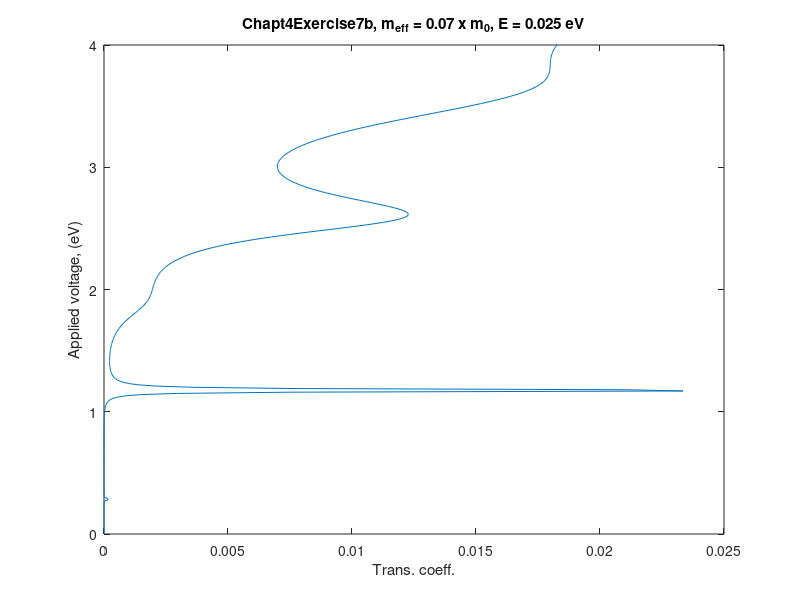
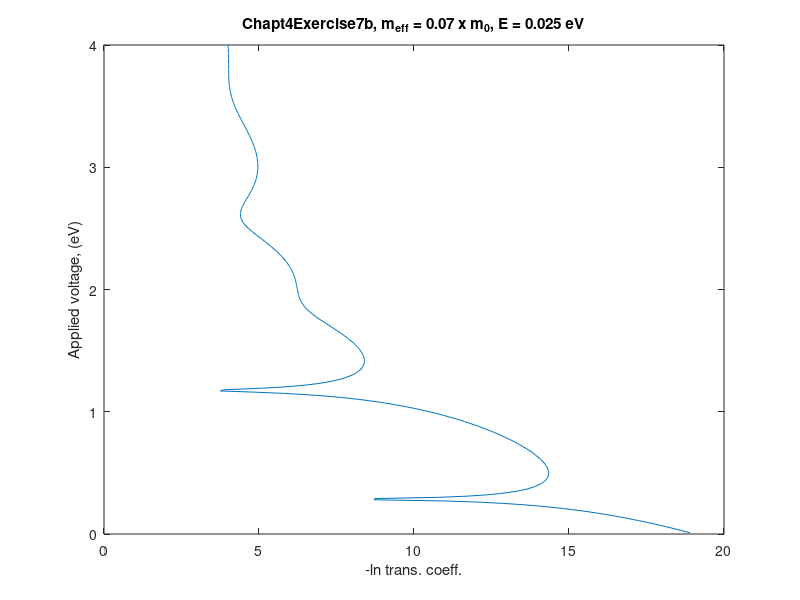

Reproduce these figures in MATLAB, in order.
%Chapt4Exercise7b.m
%transmission through asymmetric double barrier as a function of voltage bias
clear
clf;  

dL=1E-10;					%increment in distance (m)
N=130;						%number of samples of potential
Emin=(pi*1e-5);			%add (pi*1.0e-5) to energy to avoid divide by zero
Emax=4;						%maximum particle energy (eV)
npoints=400;				%number of points in energy plot				
dE=(Emax-Emin)/npoints;	%energy increment (eV)
hbar=1.05457159e-34;		%Planck's constant (J s)
eye=complex(0.,1.);		%sqare root -1
m0=9.109382e-31;			%bare electron mass (kg)
meff=0.07;					%effective electron mass
m=meff*m0;					%effective electron mass (kg)
echarge=1.6021764e-19;	%electron charge (C)

E=0.025;						%energy of incident electron (eV)

   for j=1:npoints
      bigP=[1,0;0,1]; V(1:N)=0;V(11:51)=0.5;V(89:119)=1.13;
      Vo(j)=Emin+j*dE;f(1:10)=0;for x=11:119; f(x)=Vo(j)*(11-x)/108; end; f(120:130)=0-Vo(j); V=V+f;
      for i=1:N
         k(i)=sqrt(2*echarge*m*(E-V(i)))/hbar;
      end
      for n=1:(N-1)
         p(1,1)=0.5*(1+k(n+1)/k(n))*exp(-eye*k(n)*dL);
         p(1,2)=0.5*(1-k(n+1)/k(n))*exp(-eye*k(n)*dL);
         p(2,1)=0.5*(1-k(n+1)/k(n))*exp(eye*k(n)*dL);
         p(2,2)=0.5*(1+k(n+1)/k(n))*exp(eye*k(n)*dL);
         bigP=bigP*p;
      end
      Trans(j)=(abs(1/bigP(1,1)))^2;
   end
   
figure(1);
ttl=['Chapt4Exercise7b, m_{eff} = ',num2str(meff),' x m_0, E = ',num2str(E),' eV'];
plot(Trans,Vo);xlabel('Trans. coeff.');ylabel('Applied voltage, (eV)')
title(ttl);

figure(2);
plot(-log(Trans),Vo);axis([0,20,0,Emax]);xlabel('-ln trans. coeff.');ylabel('Applied voltage, (eV)');
title(ttl);
